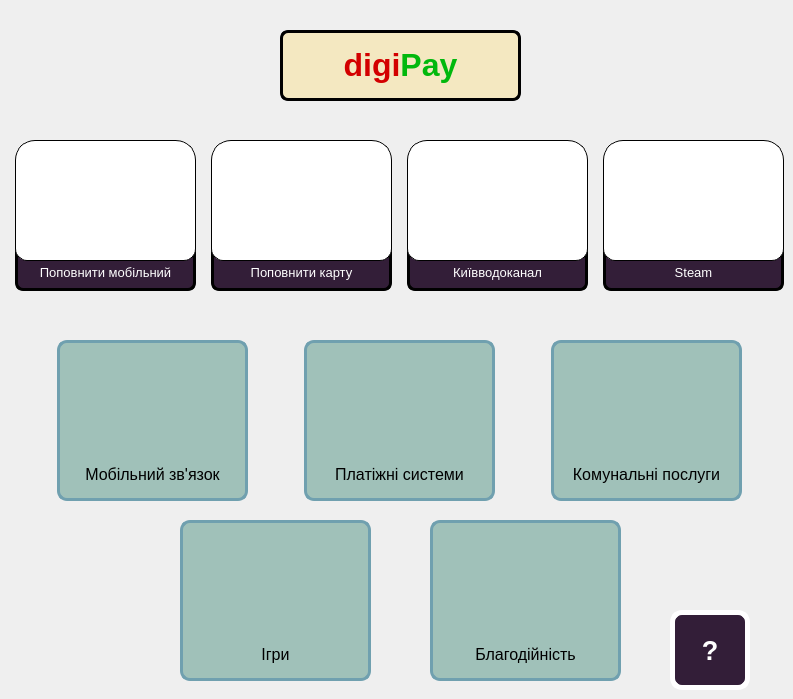
   <widget class="QWidget" name="main_menu">
    <widget class="QPushButton" name="about_button">
     <property name="geometry">
      <rect>
       <x>670</x>
       <y>610</y>
       <width>80</width>
       <height>80</height>
      </rect>
     </property>
     <property name="font">
      <font>
       <pointsize>20</pointsize>
       <weight>75</weight>
       <bold>true</bold>
      </font>
     </property>
     <property name="cursor">
      <cursorShape>PointingHandCursor</cursorShape>
     </property>
     <property name="styleSheet">
      <string notr="true">background-color: #331E38;
border-radius: 12px;
border-width: 5px;
border-color:  #ffffff;
border-style:solid;
outline: 0;
color: white;</string>
     </property>
     <property name="text">
      <string>?</string>
     </property>
    </widget>
    <widget class="QPushButton" name="mob_folder_button">
     <property name="geometry">
      <rect>
       <x>57</x>
       <y>340</y>
       <width>191</width>
       <height>121</height>
      </rect>
     </property>
     <property name="cursor">
      <cursorShape>PointingHandCursor</cursorShape>
     </property>
     <property name="styleSheet">
      <string notr="true">background-color: #A0C1B9;
border-top-left-radius: 10px;
border-top-right-radius: 10px;
border-top-width: 3px;
border-left-width: 3px;
border-right-width: 3px;
border-color:  #70A0AF;
border-style:solid;
outline: 0;</string>
     </property>
     <property name="text">
      <string/>
     </property>
     <property name="icon">
      <iconset resource="resources.qrc">
       <normaloff>:/icons/phone_logo.png</normaloff>:/icons/phone_logo.png</iconset>
     </property>
     <property name="iconSize">
      <size>
       <width>100</width>
       <height>80</height>
      </size>
     </property>
    </widget>
    <widget class="QPushButton" name="steam_button">
     <property name="geometry">
      <rect>
       <x>603</x>
       <y>140</y>
       <width>181</width>
       <height>121</height>
      </rect>
     </property>
     <property name="cursor">
      <cursorShape>PointingHandCursor</cursorShape>
     </property>
     <property name="mouseTracking">
      <bool>true</bool>
     </property>
     <property name="autoFillBackground">
      <bool>false</bool>
     </property>
     <property name="styleSheet">
      <string notr="true">background-color: rgb(255, 255, 255);
outline: 0;
border-color: black;
border-width: 1px;
border-style: solid;
border-radius: 20px;
border-bottom-left-radius: 12px;
border-bottom-right-radius: 12px;

</string>
     </property>
     <property name="text">
      <string/>
     </property>
     <property name="icon">
      <iconset resource="resources.qrc">
       <normaloff>:/icons/steam_logo.jpg</normaloff>:/icons/steam_logo.jpg</iconset>
     </property>
     <property name="iconSize">
      <size>
       <width>150</width>
       <height>100</height>
      </size>
     </property>
     <property name="checkable">
      <bool>false</bool>
     </property>
     <property name="autoRepeat">
      <bool>true</bool>
     </property>
     <property name="flat">
      <bool>true</bool>
     </property>
    </widget>
    <widget class="QPushButton" name="com_folder_label">
     <property name="geometry">
      <rect>
       <x>551</x>
       <y>450</y>
       <width>191</width>
       <height>51</height>
      </rect>
     </property>
     <property name="font">
      <font>
       <pointsize>12</pointsize>
      </font>
     </property>
     <property name="cursor">
      <cursorShape>PointingHandCursor</cursorShape>
     </property>
     <property name="styleSheet">
      <string notr="true">background-color: #A0C1B9;
border-bottom-left-radius: 10px;
border-bottom-right-radius: 10px;
border-bottom-width: 3px;
border-left-width: 3px;
border-right-width: 3px;
border-color:  #70A0AF;
border-style:solid;
outline: 0;</string>
     </property>
     <property name="text">
      <string>Комунальні послуги</string>
     </property>
     <property name="iconSize">
      <size>
       <width>100</width>
       <height>80</height>
      </size>
     </property>
    </widget>
    <widget class="QPushButton" name="game_folder_button">
     <property name="geometry">
      <rect>
       <x>180</x>
       <y>520</y>
       <width>191</width>
       <height>111</height>
      </rect>
     </property>
     <property name="cursor">
      <cursorShape>PointingHandCursor</cursorShape>
     </property>
     <property name="styleSheet">
      <string notr="true">background-color: #A0C1B9;
border-top-left-radius: 10px;
border-top-right-radius: 10px;
border-top-width: 3px;
border-left-width: 3px;
border-right-width: 3px;
border-color:  #70A0AF;
border-style:solid;
outline: 0;</string>
     </property>
     <property name="text">
      <string/>
     </property>
     <property name="icon">
      <iconset resource="resources.qrc">
       <normaloff>:/icons/game_logo2.png</normaloff>:/icons/game_logo2.png</iconset>
     </property>
     <property name="iconSize">
      <size>
       <width>150</width>
       <height>100</height>
      </size>
     </property>
    </widget>
    <widget class="QPushButton" name="com_folder_button">
     <property name="geometry">
      <rect>
       <x>551</x>
       <y>340</y>
       <width>191</width>
       <height>111</height>
      </rect>
     </property>
     <property name="cursor">
      <cursorShape>PointingHandCursor</cursorShape>
     </property>
     <property name="styleSheet">
      <string notr="true">background-color: #A0C1B9;
border-top-left-radius: 10px;
border-top-right-radius: 10px;
border-top-width: 3px;
border-left-width: 3px;
border-right-width: 3px;
border-color:  #70A0AF;
border-style:solid;
outline: 0;</string>
     </property>
     <property name="text">
      <string/>
     </property>
     <property name="icon">
      <iconset resource="resources.qrc">
       <normaloff>:/icons/сom_logo.png</normaloff>:/icons/сom_logo.png</iconset>
     </property>
     <property name="iconSize">
      <size>
       <width>100</width>
       <height>80</height>
      </size>
     </property>
    </widget>
    <widget class="QPushButton" name="game_folder_label">
     <property name="geometry">
      <rect>
       <x>180</x>
       <y>630</y>
       <width>191</width>
       <height>51</height>
      </rect>
     </property>
     <property name="font">
      <font>
       <pointsize>12</pointsize>
      </font>
     </property>
     <property name="cursor">
      <cursorShape>PointingHandCursor</cursorShape>
     </property>
     <property name="styleSheet">
      <string notr="true">background-color: #A0C1B9;
border-bottom-left-radius: 10px;
border-bottom-right-radius: 10px;
border-bottom-width: 3px;
border-left-width: 3px;
border-right-width: 3px;
border-color:  #70A0AF;
border-style:solid;
outline: 0;</string>
     </property>
     <property name="text">
      <string>Ігри</string>
     </property>
     <property name="iconSize">
      <size>
       <width>100</width>
       <height>80</height>
      </size>
     </property>
    </widget>
    <widget class="QPushButton" name="vodokanal_lable">
     <property name="geometry">
      <rect>
       <x>407</x>
       <y>240</y>
       <width>181</width>
       <height>51</height>
      </rect>
     </property>
     <property name="font">
      <font>
       <pointsize>10</pointsize>
      </font>
     </property>
     <property name="cursor">
      <cursorShape>PointingHandCursor</cursorShape>
     </property>
     <property name="styleSheet">
      <string notr="true">outline: 0;
background-color: #331E38;
color: white;
border-style: solid;
border-color: black;
border-width: 3px;
border-top-width: 1px;
border-bottom-left-radius: 8px;
border-bottom-right-radius: 8px;</string>
     </property>
     <property name="text">
      <string>
Київводоканал</string>
     </property>
    </widget>
    <widget class="QPushButton" name="bank_folder_button">
     <property name="geometry">
      <rect>
       <x>304</x>
       <y>340</y>
       <width>191</width>
       <height>121</height>
      </rect>
     </property>
     <property name="cursor">
      <cursorShape>PointingHandCursor</cursorShape>
     </property>
     <property name="styleSheet">
      <string notr="true">background-color: #A0C1B9;
border-top-left-radius: 10px;
border-top-right-radius: 10px;
border-top-width: 3px;
border-left-width: 3px;
border-right-width: 3px;
border-color:  #70A0AF;
border-style:solid;
outline: 0;</string>
     </property>
     <property name="text">
      <string/>
     </property>
     <property name="icon">
      <iconset resource="resources.qrc">
       <normaloff>:/icons/dollar.png</normaloff>:/icons/dollar.png</iconset>
     </property>
     <property name="iconSize">
      <size>
       <width>100</width>
       <height>80</height>
      </size>
     </property>
    </widget>
    <widget class="QPushButton" name="card_button">
     <property name="geometry">
      <rect>
       <x>211</x>
       <y>140</y>
       <width>181</width>
       <height>121</height>
      </rect>
     </property>
     <property name="cursor">
      <cursorShape>PointingHandCursor</cursorShape>
     </property>
     <property name="mouseTracking">
      <bool>true</bool>
     </property>
     <property name="autoFillBackground">
      <bool>false</bool>
     </property>
     <property name="styleSheet">
      <string notr="true">background-color: rgb(255, 255, 255);
outline: 0;
border-color: black;
border-width: 1px;
border-style: solid;
border-radius: 20px;
border-bottom-left-radius: 12px;
border-bottom-right-radius: 12px;


</string>
     </property>
     <property name="text">
      <string/>
     </property>
     <property name="icon">
      <iconset resource="resources.qrc">
       <normaloff>:/icons/card_logo.png</normaloff>:/icons/card_logo.png</iconset>
     </property>
     <property name="iconSize">
      <size>
       <width>150</width>
       <height>100</height>
      </size>
     </property>
     <property name="checkable">
      <bool>false</bool>
     </property>
     <property name="autoRepeat">
      <bool>true</bool>
     </property>
     <property name="flat">
      <bool>true</bool>
     </property>
    </widget>
    <widget class="QPushButton" name="mob_lable">
     <property name="geometry">
      <rect>
       <x>15</x>
       <y>240</y>
       <width>181</width>
       <height>51</height>
      </rect>
     </property>
     <property name="font">
      <font>
       <pointsize>10</pointsize>
       <italic>false</italic>
       <underline>false</underline>
       <kerning>false</kerning>
      </font>
     </property>
     <property name="cursor">
      <cursorShape>PointingHandCursor</cursorShape>
     </property>
     <property name="layoutDirection">
      <enum>Qt::RightToLeft</enum>
     </property>
     <property name="styleSheet">
      <string notr="true">outline: 0;
background-color: #331E38;
color: white;
border-style: solid;
border-color: black;
border-width: 3px;
border-top-width: 1px;
border-bottom-left-radius: 8px;
border-bottom-right-radius: 8px;</string>
     </property>
     <property name="text">
      <string>
Поповнити мобільний</string>
     </property>
    </widget>
    <widget class="QLabel" name="digipay_label">
     <property name="geometry">
      <rect>
       <x>280</x>
       <y>30</y>
       <width>241</width>
       <height>71</height>
      </rect>
     </property>
     <property name="styleSheet">
      <string notr="true">background-color: #F4E8C1;
border-style: solid;
border-width: 3px;
border-radius: 8px</string>
     </property>
     <property name="text">
      <string>&lt;!DOCTYPE HTML PUBLIC &quot;-//W3C//DTD HTML 4.0//EN&quot; &quot;http://www.w3.org/TR/REC-html40/strict.dtd&quot;&gt;
&lt;html&gt;&lt;head&gt;&lt;meta name=&quot;qrichtext&quot; content=&quot;1&quot; /&gt;&lt;style type=&quot;text/css&quot;&gt;
p, li { white-space: pre-wrap; }
&lt;/style&gt;&lt;/head&gt;&lt;body style=&quot; font-family:'MS Shell Dlg 2'; font-size:8pt; font-weight:400; font-style:normal;&quot;&gt;
&lt;p style=&quot; margin-top:0px; margin-bottom:0px; margin-left:0px; margin-right:0px; -qt-block-indent:0; text-indent:0px;&quot;&gt;&lt;span style=&quot; font-size:24pt; font-weight:600; color:#d30000;&quot;&gt;digi&lt;/span&gt;&lt;span style=&quot; font-size:24pt; font-weight:600; color:#01b80d;&quot;&gt;Pay&lt;/span&gt;&lt;/p&gt;&lt;/body&gt;&lt;/html&gt;</string>
     </property>
     <property name="alignment">
      <set>Qt::AlignCenter</set>
     </property>
    </widget>
    <widget class="QPushButton" name="bank_folder_label">
     <property name="geometry">
      <rect>
       <x>304</x>
       <y>450</y>
       <width>191</width>
       <height>51</height>
      </rect>
     </property>
     <property name="font">
      <font>
       <pointsize>12</pointsize>
      </font>
     </property>
     <property name="cursor">
      <cursorShape>PointingHandCursor</cursorShape>
     </property>
     <property name="styleSheet">
      <string notr="true">background-color: #A0C1B9;
border-bottom-left-radius: 10px;
border-bottom-right-radius: 10px;
border-bottom-width: 3px;
border-left-width: 3px;
border-right-width: 3px;
border-color:  #70A0AF;
border-style:solid;
outline: 0;</string>
     </property>
     <property name="text">
      <string>Платіжні системи</string>
     </property>
     <property name="iconSize">
      <size>
       <width>100</width>
       <height>80</height>
      </size>
     </property>
    </widget>
    <widget class="QPushButton" name="mob_button">
     <property name="geometry">
      <rect>
       <x>15</x>
       <y>140</y>
       <width>181</width>
       <height>121</height>
      </rect>
     </property>
     <property name="cursor">
      <cursorShape>PointingHandCursor</cursorShape>
     </property>
     <property name="mouseTracking">
      <bool>true</bool>
     </property>
     <property name="autoFillBackground">
      <bool>false</bool>
     </property>
     <property name="styleSheet">
      <string notr="true">background-color: rgb(255, 255, 255);
outline: 0;
border-color: black;
border-width: 1px;
border-style: solid;
border-radius: 20px;
border-bottom-left-radius: 12px;
border-bottom-right-radius: 12px;

</string>
     </property>
     <property name="text">
      <string/>
     </property>
     <property name="icon">
      <iconset resource="resources.qrc">
       <normaloff>:/icons/mob-logo.jpg</normaloff>:/icons/mob-logo.jpg</iconset>
     </property>
     <property name="iconSize">
      <size>
       <width>150</width>
       <height>100</height>
      </size>
     </property>
     <property name="checkable">
      <bool>false</bool>
     </property>
     <property name="autoRepeat">
      <bool>true</bool>
     </property>
     <property name="flat">
      <bool>true</bool>
     </property>
    </widget>
    <widget class="QPushButton" name="vodokanal_button">
     <property name="geometry">
      <rect>
       <x>407</x>
       <y>140</y>
       <width>181</width>
       <height>121</height>
      </rect>
     </property>
     <property name="cursor">
      <cursorShape>PointingHandCursor</cursorShape>
     </property>
     <property name="mouseTracking">
      <bool>true</bool>
     </property>
     <property name="autoFillBackground">
      <bool>false</bool>
     </property>
     <property name="styleSheet">
      <string notr="true">background-color: rgb(255, 255, 255);
outline: 0;
border-color: black;
border-width: 1px;
border-style: solid;
border-radius: 20px;
border-bottom-left-radius: 12px;
border-bottom-right-radius: 12px;

</string>
     </property>
     <property name="text">
      <string/>
     </property>
     <property name="icon">
      <iconset resource="resources.qrc">
       <normaloff>:/icons/vodokanal_logo.png</normaloff>:/icons/vodokanal_logo.png</iconset>
     </property>
     <property name="iconSize">
      <size>
       <width>150</width>
       <height>100</height>
      </size>
     </property>
     <property name="checkable">
      <bool>false</bool>
     </property>
     <property name="autoRepeat">
      <bool>true</bool>
     </property>
     <property name="flat">
      <bool>true</bool>
     </property>
    </widget>
    <widget class="QPushButton" name="card_lable">
     <property name="geometry">
      <rect>
       <x>211</x>
       <y>240</y>
       <width>181</width>
       <height>51</height>
      </rect>
     </property>
     <property name="font">
      <font>
       <pointsize>10</pointsize>
      </font>
     </property>
     <property name="cursor">
      <cursorShape>PointingHandCursor</cursorShape>
     </property>
     <property name="styleSheet">
      <string notr="true">outline: 0;
background-color: #331E38;
color: white;
border-style: solid;
border-color: black;
border-width: 3px;
border-top-width: 1px;
border-bottom-left-radius: 8px;
border-bottom-right-radius: 8px;</string>
     </property>
     <property name="text">
      <string>
Поповнити карту</string>
     </property>
    </widget>
    <widget class="QPushButton" name="steam_lable">
     <property name="geometry">
      <rect>
       <x>603</x>
       <y>240</y>
       <width>181</width>
       <height>51</height>
      </rect>
     </property>
     <property name="font">
      <font>
       <pointsize>10</pointsize>
      </font>
     </property>
     <property name="cursor">
      <cursorShape>PointingHandCursor</cursorShape>
     </property>
     <property name="styleSheet">
      <string notr="true">outline: 0;
background-color: #331E38;
color: white;
border-style: solid;
border-color: black;
border-width: 3px;
border-top-width: 1px;
border-bottom-left-radius: 8px;
border-bottom-right-radius: 8px;</string>
     </property>
     <property name="text">
      <string>
Steam</string>
     </property>
     <property name="iconSize">
      <size>
       <width>20</width>
       <height>20</height>
      </size>
     </property>
    </widget>
    <widget class="QPushButton" name="mob_folder_label">
     <property name="geometry">
      <rect>
       <x>57</x>
       <y>450</y>
       <width>191</width>
       <height>51</height>
      </rect>
     </property>
     <property name="font">
      <font>
       <family>MS Shell Dlg 2</family>
       <pointsize>12</pointsize>
      </font>
     </property>
     <property name="cursor">
      <cursorShape>PointingHandCursor</cursorShape>
     </property>
     <property name="styleSheet">
      <string notr="true">background-color: #A0C1B9;
border-bottom-left-radius: 10px;
border-bottom-right-radius: 10px;
border-bottom-width: 3px;
border-left-width: 3px;
border-right-width: 3px;
border-color:  #70A0AF;
border-style:solid;
outline: 0;</string>
     </property>
     <property name="text">
      <string>Мобільний зв'язок</string>
     </property>
     <property name="iconSize">
      <size>
       <width>100</width>
       <height>80</height>
      </size>
     </property>
    </widget>
    <widget class="QPushButton" name="charity_folder_label">
     <property name="geometry">
      <rect>
       <x>430</x>
       <y>630</y>
       <width>191</width>
       <height>51</height>
      </rect>
     </property>
     <property name="font">
      <font>
       <pointsize>12</pointsize>
      </font>
     </property>
     <property name="cursor">
      <cursorShape>PointingHandCursor</cursorShape>
     </property>
     <property name="styleSheet">
      <string notr="true">background-color: #A0C1B9;
border-bottom-left-radius: 10px;
border-bottom-right-radius: 10px;
border-bottom-width: 3px;
border-left-width: 3px;
border-right-width: 3px;
border-color:  #70A0AF;
border-style:solid;
outline: 0;</string>
     </property>
     <property name="text">
      <string>Благодійність</string>
     </property>
     <property name="iconSize">
      <size>
       <width>100</width>
       <height>80</height>
      </size>
     </property>
    </widget>
    <widget class="QPushButton" name="charity_folder_button">
     <property name="geometry">
      <rect>
       <x>430</x>
       <y>520</y>
       <width>191</width>
       <height>111</height>
      </rect>
     </property>
     <property name="font">
      <font>
       <pointsize>12</pointsize>
      </font>
     </property>
     <property name="cursor">
      <cursorShape>PointingHandCursor</cursorShape>
     </property>
     <property name="styleSheet">
      <string notr="true">background-color: #A0C1B9;
border-top-left-radius: 10px;
border-top-right-radius: 10px;
border-top-width: 3px;
border-left-width: 3px;
border-right-width: 3px;
border-color:  #70A0AF;
border-style:solid;
outline: 0;</string>
     </property>
     <property name="text">
      <string/>
     </property>
     <property name="icon">
      <iconset resource="resources.qrc">
       <normaloff>:/icons/charity_logo.png</normaloff>:/icons/charity_logo.png</iconset>
     </property>
     <property name="iconSize">
      <size>
       <width>100</width>
       <height>80</height>
      </size>
     </property>
    </widget>
    <zorder>about_button</zorder>
    <zorder>mob_folder_button</zorder>
    <zorder>com_folder_label</zorder>
    <zorder>game_folder_button</zorder>
    <zorder>com_folder_button</zorder>
    <zorder>game_folder_label</zorder>
    <zorder>vodokanal_lable</zorder>
    <zorder>bank_folder_button</zorder>
    <zorder>mob_lable</zorder>
    <zorder>digipay_label</zorder>
    <zorder>bank_folder_label</zorder>
    <zorder>mob_button</zorder>
    <zorder>vodokanal_button</zorder>
    <zorder>card_lable</zorder>
    <zorder>steam_lable</zorder>
    <zorder>mob_folder_label</zorder>
    <zorder>charity_folder_label</zorder>
    <zorder>charity_folder_button</zorder>
    <zorder>card_button</zorder>
    <zorder>steam_button</zorder>
   </widget>
